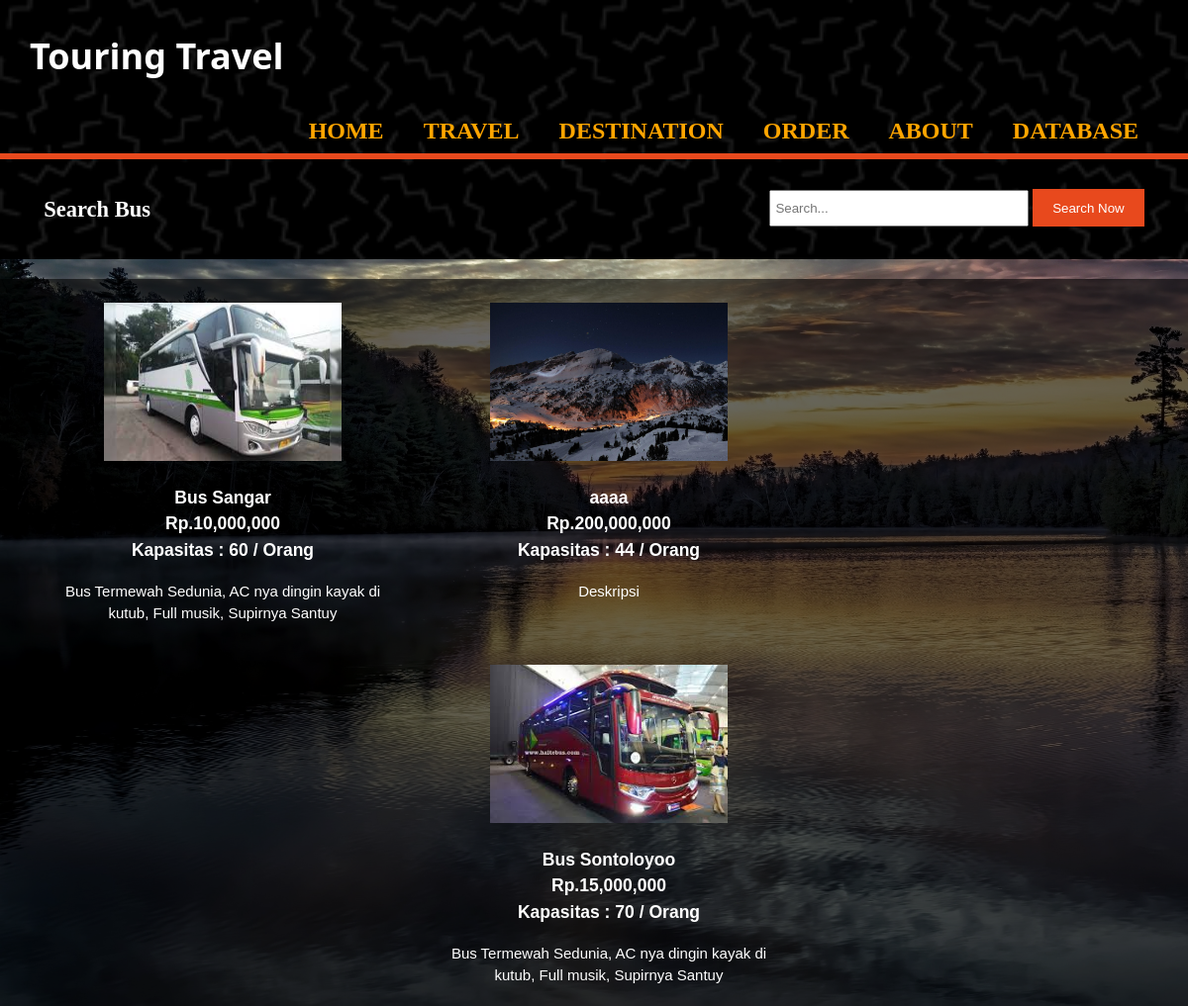
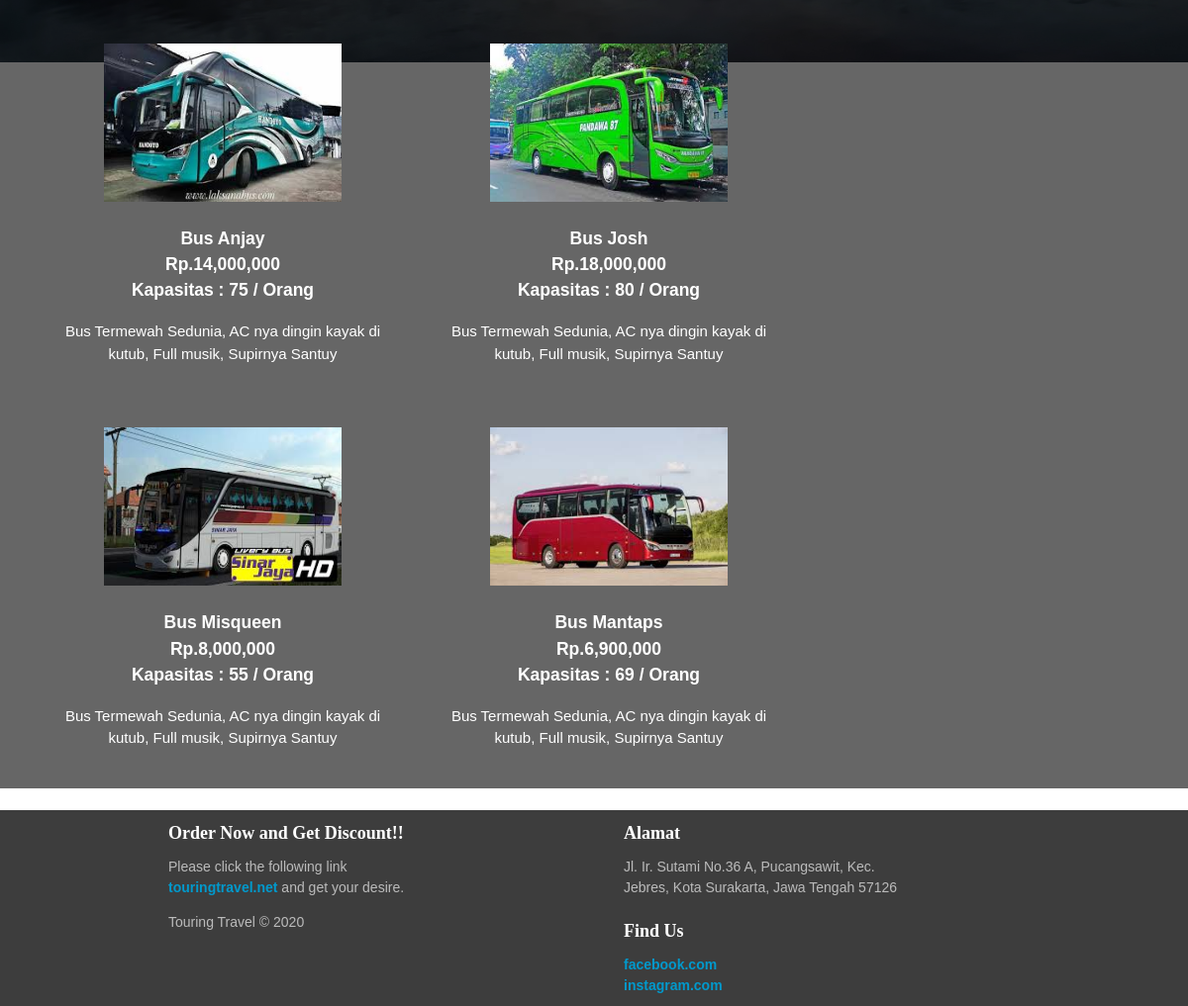
/travel.php, run on the app's committed database (2 pictures, top to bottom).
### tables this page shows
CREATE TABLE `daftar_travel` (
  `nama_travel` varchar(100) NOT NULL,
  `no_travel` varchar(8) NOT NULL,
  `kapasitas` varchar(100) NOT NULL,
  `harga_travel` varchar(100) NOT NULL,
  `gambar` varchar(100) NOT NULL,
  `deskripsi` varchar(10000) NOT NULL
);

### travel.php (the view, shortened to what this page needs)
<?php
require('database.php');
extract($_POST);
$sql = "SELECT * FROM daftar_travel";
$result = mysqli_query($conn,$sql);
?>
<!DOCTYPE html>
<html lang="en">
<head>
    <link rel="stylesheet" href="style.css">
</head>
<body>
    <header>
        <div class="container">
            <div id="branding">
                <h1>Touring Travel</h1>
            </div>
            <nav>
                <ul>
                    <li><a href="index.php">Home</a></li>
                    <li><a href="#">Travel</a></li>
                    <li><a href="destination.php">Destination</a></li>
                    <li><a href="order.php">Order</a></li>
                    <li><a href="about.php">About</a></li>
					<li><a href="hasil.php">Database</a></li>
                </ul>
            </nav>
        </div>
    </header>
    <section id="newsletter">
		<div class="container">
			<h1>Search Bus</h1>
			<form>
				<input type="input" placeholder="Search...">
				<button type="submit" class="button_1">Search Now</button>
			</form>
		</div>
    </section>
    <div id="wrapper">
		<section id="boxes">
			<div class="container">
			<?php while($row=mysqli_fetch_array($result)) :?>
				<div class="box">
					<a href="order.php"><img src="uploads/<?= $row['gambar'] ?>"></a>
					<h3><?= $row['nama_travel'] ?><br/>
					<?="Rp.".number_format($row['harga_travel'])?><br>
					Kapasitas : <?= $row['kapasitas'] ?> / Orang</h3>
					<p><?= $row['deskripsi'] ?></p>
				</div>
			<?php endwhile; ?>
			</div>
        </section>
	<div>
    <br>
    <footer>
		<div id="column">
			<h2>Order Now and Get Discount!!</h2>
			Please click the following link <a href="#">touringtravel.net</a> and get your desire.<br />
			<p>Touring Travel &copy; 2020</p>
		</div>
		<div id="column">
			<h2>Alamat</h2>
			Jl. Ir. Sutami No.36 A, Pucangsawit, Kec. Jebres, Kota Surakarta, Jawa Tengah 57126
		</div>
		<div id="column">
			<h2>Find Us</h2>
            <a href="#">facebook.com</a><br>
            <a href="#">instagram.com</a>
		</div>
	</footer>
</body>
</html>

### style.css (style rules this page uses)
body { font: 15px/1.5 Arial, Helvetica, sans-serif; padding: 0; margin: 0; background-image: url("img/bg2.jpg"); background-size: auto; background-attachment: fixed; background-repeat: no-repeat; overflow-x: hidden; }
.container { width: 95%; margin: auto; overflow: hidden; }
header { background-image: url("img/head.png"); background-size: cover; background-position: center; color: #ffffff; padding-top: 30px; min-height: 70px; border-bottom: #e8491d 3px solid; }
header a { font-family: Shlop; color: orange; text-decoration: none; text-transform: uppercase; font-size: 24px; font-weight: bold; margin-bottom: 2px; }
header li { float: left; display: inline; padding: 5px 20px 5px 20px; }
header #branding { float:left; }
header #branding h1 { margin: 0; }
header nav { float:right; margin-top: 10px; }
header h1 { font-family: 'Segoe UI', Tahoma, Geneva, Verdana, sans-serif; font-size: 36px; color:white; font-weight: bold; }
#newsletter { font-family: Pieces; padding: 15px; color: White; background-image: url("img/head.png"); background-size: cover; background-position: center; border-top: #e8491d 3px solid; }
#newsletter h1 { float: left; }
#newsletter form { float: right; margin-top:15px; }
#newsletter input[type="input"] { padding: 4px; height: 25px; width: 250px; }
.button_1 { height: 38px; background: #e8491d; border: 0; padding-left: 20px; padding-right: 20px; color: #ffffff; }
#boxes { margin-top:20px; background-color: rgba(0, 0, 0, 0.6); color: white; }
#boxes .box { float: left; text-align: center; width: 30%; margin: 12px; padding: 12px; }
#boxes .box img { width: 240px; height: 160px; }
footer #column { width: 300px; padding: 10px; margin-left: 140px; }
footer { float: left; background:#000000c2; width:100%; color:#BBBBBB; }
footer #column { width:280px; padding-left: 30px; float:left; font-size: 14px; }
footer #column h2 { margin:0px; margin-bottom: 10px; font-family: Cuprum; font-size: 18px; color: #FFFFFF; font-weight: bold; }
footer #column a { font-weight:bold; color:#0099CC; text-decoration: none; }

### data on the page
daftar_travel: gambar (picture), nama_travel "Bus Sangar", harga_travel "10,000,000", kapasitas "60", deskripsi "Bus Termewah Sedunia, AC nya dingin kayak di kutub, Full musik, Supirnya Santuy"
daftar_travel: gambar (picture), nama_travel "aaaa", harga_travel "200,000,000", kapasitas "44", deskripsi "Deskripsi"
daftar_travel: gambar (picture), nama_travel "Bus Sontoloyoo", harga_travel "15,000,000", kapasitas "70", deskripsi "Bus Termewah Sedunia, AC nya dingin kayak di kutub, Full musik, Supirnya Santuy"
daftar_travel: gambar (picture), nama_travel "Bus Anjay", harga_travel "14,000,000", kapasitas "75", deskripsi "Bus Termewah Sedunia, AC nya dingin kayak di kutub, Full musik, Supirnya Santuy"
daftar_travel: gambar (picture), nama_travel "Bus Josh", harga_travel "18,000,000", kapasitas "80", deskripsi "Bus Termewah Sedunia, AC nya dingin kayak di kutub, Full musik, Supirnya Santuy"
daftar_travel: gambar (picture), nama_travel "Bus Misqueen", harga_travel "8,000,000", kapasitas "55", deskripsi "Bus Termewah Sedunia, AC nya dingin kayak di kutub, Full musik, Supirnya Santuy"
daftar_travel: gambar (picture), nama_travel "Bus Mantaps", harga_travel "6,900,000", kapasitas "69", deskripsi "Bus Termewah Sedunia, AC nya dingin kayak di kutub, Full musik, Supirnya Santuy"
